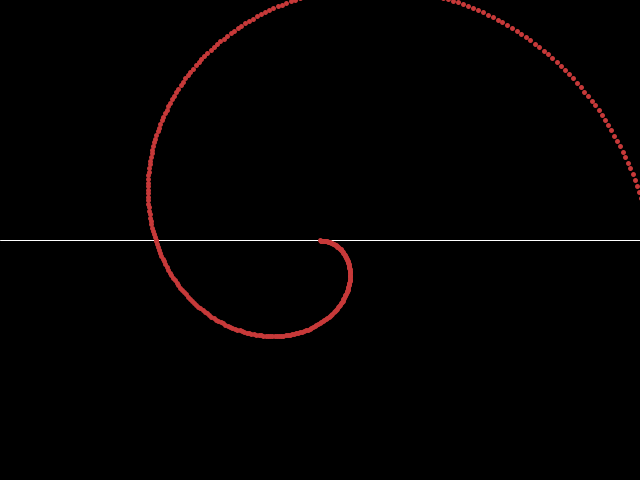
Frame 1 (no input)
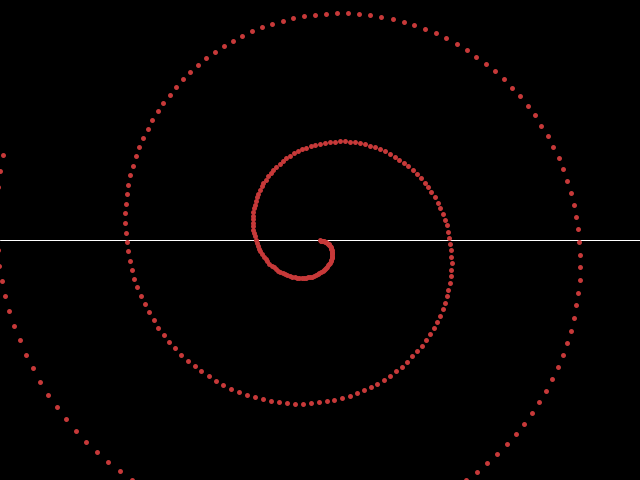
Frame 60 (the mouse pressed at the canvas centre just before this capture)
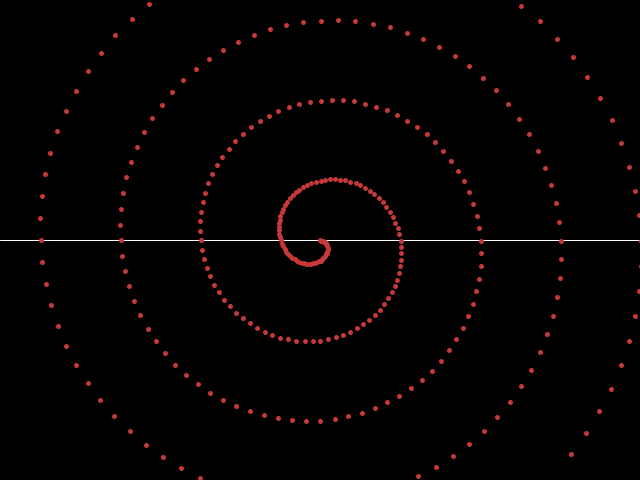
Frame 120 (the mouse held since frame 60 and released just before this capture)

The Processing sketch that drew these frames (run headless with seeded random() and noise(); from frame 60 on, the mouse is pressed at the canvas centre):

// Processing sketch: TrigonometryLesson2
// ── TrigonometryLesson2.pde
int frame = 0;
float speed = 0.011f;
float offset = 1.0f;
void setup()
{
	size(640, 480);
}

void draw()
{ 
	int numberOfPoints = 330;

	float angleSpacingY = (PI/numberOfPoints);
	
	PVector pos = new PVector(width * 0.5, height * 0.5f);
	color pointColor1 = color(199, 57, 57);
	color pointColor2 = color(66, 203, 43);

	float rad = 170.2;
	

	background(0);  //<>// //<>//
	strokeWeight(1);  //<>// //<>//
	stroke(255);
	line(0, height * 0.5f, width, height * 0.5f);
	strokeWeight(5); 
	stroke(pointColor1);
	point(pos.x, pos.y);

	//PointCircle(pos, rad, numberOfPoints);
	PointSpiral(pos, frame, numberOfPoints);

	frame++;
}

void PointSpiral(PVector pos, float radius, int numberOfPoints)
{
	if (numberOfPoints == 0) 
	{
		return;
	}

	for (int i = 0; i < numberOfPoints; i++) 
	{
		float angleSpacing = (2*PI/numberOfPoints) + (0.0005f * frame);
		point(pos.x + cos(i * angleSpacing) * i+ offset, pos.y + sin(i * angleSpacing) * i + offset); 

	}
}

void PointCircle(PVector pos, float radius, int numberOfPoints)
{
	if (numberOfPoints == 0) 
	{
		return;
	}

	for (int i = 0; i < numberOfPoints; i++) 
	{
		float angleSpacing = 2*PI/numberOfPoints;
		point(pos.x + cos(i * angleSpacing) * radius, pos.y + sin(i * angleSpacing) * radius); 

	}
}
